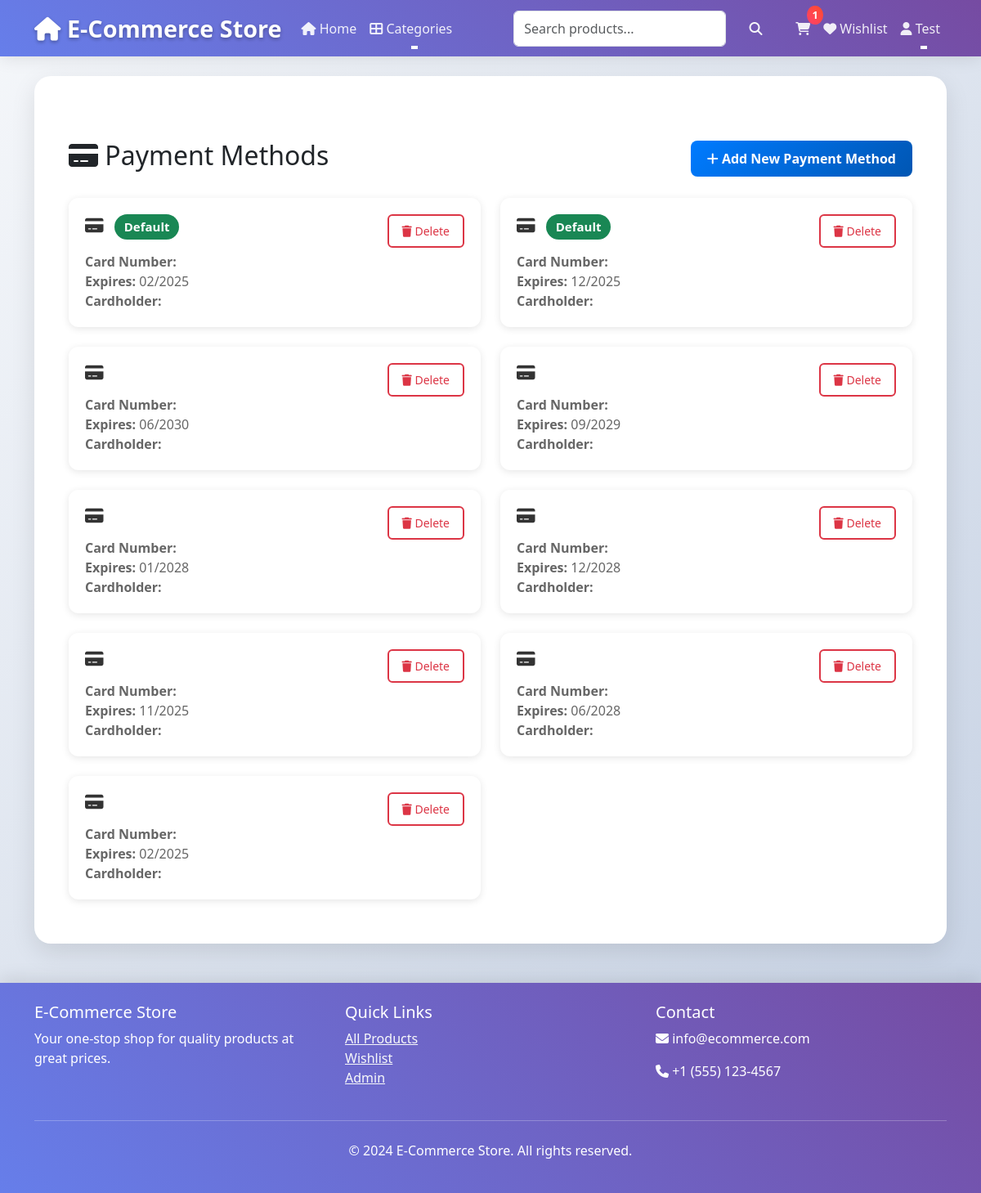
The app's page /payment-methods/ (signed in) with its own data.
### store/models.py (models this page shows, shortened)
class PaymentMethod(models.Model):
    PAYMENT_TYPES = [
        ('credit_card', 'Credit Card'),
        ('debit_card', 'Debit Card'),
        ('paypal', 'PayPal'),
        ('bank_transfer', 'Bank Transfer'),
    ]
    user = models.ForeignKey(User, on_delete=models.CASCADE, related_name='payment_methods')
    payment_type = models.CharField(max_length=20, choices=PAYMENT_TYPES)
    card_last_four = models.CharField(max_length=4, blank=True)
    card_brand = models.CharField(max_length=20, blank=True)
    expiry_month = models.CharField(max_length=2, blank=True)
    expiry_year = models.CharField(max_length=4, blank=True)
    is_default = models.BooleanField(default=False)
    is_active = models.BooleanField(default=True)
    created_at = models.DateTimeField(auto_now_add=True)
    updated_at = models.DateTimeField(auto_now=True)
    class Meta:
        verbose_name = 'Payment Method'
        verbose_name_plural = 'Payment Methods'
        ordering = ['-is_default', '-created_at']

### store/auth_views.py (the view)
# urls.py: path('payment-methods/', auth_views.PaymentMethodListView.as_view(), name='payment_method_list'),
class PaymentMethodListView(LoginRequiredMixin, ListView):
    model = PaymentMethod
    template_name = 'store/auth/payment_method_list.html'
    context_object_name = 'payment_methods'
    login_url = reverse_lazy('store:login')
    def get_queryset(self):
        return PaymentMethod.objects.filter(user=self.request.user, is_active=True)
    def get_context_data(self, **kwargs):
        context = super().get_context_data(**kwargs)
        context['title'] = 'Payment Methods'
        context['subtitle'] = 'Manage your payment information'
        return context

### store/context_processors.py (called while the page is built)
def categories(request):
    return {
        'categories': Category.objects.filter(is_active=True).order_by('name')
    }

### store/models.py (called while the page is built)
    def get_absolute_url(self):
        return reverse('store:category_detail', kwargs={'slug': self.slug})

### templates/store/auth/payment_method_list.html (shortened to what this page needs)
{% extends 'base.html' %}
{% load static %}
{% block content %}
<div class="container mt-5">
    <div class="row">
        <div class="col-md-12">
            <div class="d-flex justify-content-between align-items-center mb-4">
                <h2>
                    <i class="fas fa-credit-card"></i> Payment Methods
                </h2>
                <a href="{% url 'store:payment_method_create' %}" class="btn btn-primary">
                    <i class="fas fa-plus"></i> Add New Payment Method
                </a>
            </div>
            {% if payment_methods %}
                <div class="row">
                    {% for payment_method in payment_methods %}
                        <div class="col-md-6 mb-4">
                            <div class="card payment-method-card">
                                <div class="card-body">
                                    <div class="d-flex justify-content-between align-items-start">
                                        <div class="payment-info">
                                            <h5 class="card-title">
                                                <i class="fas fa-credit-card"></i>
                                                {% if payment_method.is_default %}
                                                    <span class="badge bg-success ms-2">Default</span>
                                                {% endif %}
                                            </h5>
                                            <p class="card-text">
                                                <strong>Card Number:</strong> {{ payment_method.card_number }}<br>
                                                <strong>Expires:</strong> {{ payment_method.expiry_month }}/{{ payment_method.expiry_year }}<br>
                                                <strong>Cardholder:</strong> {{ payment_method.cardholder_name }}
                                            </p>
                                        </div>
                                        <div class="payment-actions">
                                            <a href="{% url 'store:payment_method_delete' payment_method.id %}"
                                               class="btn btn-outline-danger btn-sm"
                                               onclick="return confirm('Are you sure you want to delete this payment method?')">
                                                <i class="fas fa-trash"></i> Delete
                                            </a>
                                        </div>
                                    </div>
                                </div>
                            </div>
                        </div>
                    {% endfor %}
                </div>
            {% endif %}
        </div>
    </div>
</div>
{% endblock %}

### templates/base.html (shortened to what this page needs)
<!DOCTYPE html>
<html lang="en">
<head>
    <link href="https://cdn.jsdelivr.net/npm/bootstrap@5.3.0/dist/css/bootstrap.min.css" rel="stylesheet">
    <link href="https://cdnjs.cloudflare.com/ajax/libs/font-awesome/6.4.0/css/all.min.css" rel="stylesheet">
</head>
<body>
    <nav class="navbar navbar-expand-lg navbar-dark bg-dark">
        <div class="container">
            <a class="navbar-brand" href="{% url 'store:home' %}">
                <i class="fas fa-home"></i> E-Commerce Store
            </a>
            <div class="collapse navbar-collapse" id="navbarNav">
                <ul class="navbar-nav me-auto">
                    <li class="nav-item">
                        <a class="nav-link" href="{% url 'store:product_list' %}">
                            <i class="fas fa-home"></i> Home
                        </a>
                    </li>
                    <li class="nav-item dropdown">
                        <a class="nav-link dropdown-toggle" href="#" role="button" data-bs-toggle="dropdown">
                            <i class="fas fa-th-large"></i> Categories
                        </a>
                    </li>
                </ul>
                <form class="d-flex search-form me-3" method="get" action="{% url 'store:search' %}">
                    <input class="form-control me-2" type="search" name="search" placeholder="Search products..."
                           value="{{ request.GET.search }}" aria-label="Search">
                    <button class="btn btn-outline-light" type="submit">
                        <i class="fas fa-search"></i>
                    </button>
                </form>
                <ul class="navbar-nav">
                    <li class="nav-item">
                        <a class="nav-link" href="{% url 'store:cart_list' %}" id="cart-link">
                            <i class="fas fa-shopping-cart"></i>
                            <span class="cart-count">0</span>
                        </a>
                    </li>
                    {% if user.is_authenticated %}
                        <li class="nav-item">
                            <a class="nav-link" href="{% url 'store:wishlist' %}">
                                <i class="fas fa-heart"></i> Wishlist
                            </a>
                        </li>
                        <li class="nav-item dropdown">
                            <a class="nav-link dropdown-toggle" href="#" role="button" data-bs-toggle="dropdown">
                                <i class="fas fa-user"></i> {{ user.first_name|default:user.username }}
                            </a>
                        </li>
                    {% endif %}
                </ul>
            </div>
        </div>
    </nav>
    <main class="container mt-4">
        <div class="main-content">
            {% block content %}{% endblock %}
        </div>
    </main>
    <footer class="footer mt-5 py-4">
        <div class="container">
            <div class="row">
                <div class="col-md-4">
                    <h5>E-Commerce Store</h5>
                    <p>Your one-stop shop for quality products at great prices.</p>
                </div>
                <div class="col-md-4">
                    <h5>Quick Links</h5>
                    <ul class="list-unstyled">
                        <li><a href="{% url 'store:product_list' %}" class="text-light">All Products</a></li>
                        <li><a href="{% url 'store:wishlist' %}" class="text-light">Wishlist</a></li>
                        <li><a href="{% url 'admin:index' %}" class="text-light">Admin</a></li>
                    </ul>
                </div>
                <div class="col-md-4">
                    <h5>Contact</h5>
                    <p><i class="fas fa-envelope"></i> info@ecommerce.com</p>
                    <p><i class="fas fa-phone"></i> +1 (555) 123-4567</p>
                </div>
            </div>
            <hr class="my-4">
            <div class="text-center">
                <p>&copy; 2024 E-Commerce Store. All rights reserved.</p>
            </div>
        </div>
    </footer>
</body>
</html>

### templates/base.html (style rules this page uses)
:root { --primary-color: #667eea; --secondary-color: #764ba2; --success-color: #56ab2f; --danger-color: #ff416c; --warning-color: #ff9a56; --info-color: #4ecdc4; --light-color: #f8f9fa; --dark-color: #2c3e50; --gradient-primary: linear-gradient(45deg, var(--primary-color), var(--secondary-color)); --gradient-success: linear-gradient(45deg, var(--success-color), #a8e6cf); --gradient-danger: linear-gradient(45deg, var(--danger-color), #ff4b2b); --gradient-warning: linear-gradient(45deg, var(--warning-color), #ffad56); --gradient-info: linear-gradient(45deg, var(--info-color), #6dd5ed); }
body { font-family: 'Segoe UI', Tahoma, Geneva, Verdana, sans-serif; background: linear-gradient(135deg, #f5f7fa 0%, #c3cfe2 100%); min-height: 100vh; }
.navbar { background: var(--gradient-primary) !important; box-shadow: 0 2px 20px rgba(0,0,0,0.1); backdrop-filter: blur(10px); }
.navbar-brand { font-weight: 700; font-size: 1.8rem; color: white !important; text-shadow: 0 2px 4px rgba(0,0,0,0.3); }
.navbar-nav .nav-link { color: rgba(255,255,255,0.9) !important; font-weight: 500; transition: all 0.3s ease; position: relative; }
.navbar-nav .nav-link::after { content: ''; position: absolute; width: 0; height: 2px; bottom: -5px; left: 50%; background: white; transition: all 0.3s ease; transform: translateX(-50%); }
.cart-count { background: var(--gradient-danger); color: white; border-radius: 50%; padding: 2px 6px; font-size: 0.8rem; font-weight: bold; position: absolute; top: -8px; right: -8px; min-width: 20px; text-align: center; }
.main-content { background: white; border-radius: 20px; box-shadow: 0 10px 30px rgba(0,0,0,0.1); margin: 20px 0; padding: 30px; min-height: calc(100vh - 200px); }
.badge { border-radius: 20px; font-weight: 600; padding: 8px 12px; font-size: 0.8rem; }
.btn { border-radius: 25px; font-weight: 600; padding: 10px 20px; transition: all 0.3s ease; border: none; position: relative; overflow: hidden; }
.btn::before { content: ''; position: absolute; top: 0; left: -100%; width: 100%; height: 100%; background: linear-gradient(90deg, transparent, rgba(255,255,255,0.2), transparent); transition: left 0.5s; }
.btn-primary { background: var(--gradient-primary); color: white; }
.footer { background: var(--gradient-primary); color: white; margin-top: 50px; padding: 40px 0; box-shadow: 0 -5px 20px rgba(0,0,0,0.1); }
.search-form { max-width: 500px; }

### templates/store/auth/payment_method_list.html (style rules this page uses)
.payment-method-card { border: 2px solid #e9ecef; border-radius: 12px; transition: all 0.3s ease; background: #fff; }
.payment-info h5 { color: #333; margin-bottom: 15px; }
.payment-info p { color: #666; margin-bottom: 0; }
.badge { font-size: 0.75em; }
.payment-actions { display: flex; gap: 10px; }
.btn-primary { background: linear-gradient(135deg, #007bff, #0056b3); border: none; padding: 10px 20px; font-weight: 600; border-radius: 8px; transition: all 0.3s ease; }
.btn-outline-danger { border: 2px solid #dc3545; color: #dc3545; padding: 8px 16px; font-weight: 500; border-radius: 6px; transition: all 0.3s ease; }
.card { border: none; box-shadow: 0 2px 10px rgba(0, 0, 0, 0.1); }
.card-body { padding: 20px; }

### records on screen
PaymentMethod: is_default "Default", expiry_month "02", expiry_year "2025"
PaymentMethod: is_default "Default", expiry_month "12", expiry_year "2025"
PaymentMethod: expiry_month "06", expiry_year "2030"
PaymentMethod: expiry_month "09", expiry_year "2029"
PaymentMethod: expiry_month "01", expiry_year "2028"
PaymentMethod: expiry_month "12", expiry_year "2028"
PaymentMethod: expiry_month "11", expiry_year "2025"
PaymentMethod: expiry_month "06", expiry_year "2028"
PaymentMethod: expiry_month "02", expiry_year "2025"

### other values on screen
{{ user.first_name|default:user.username }} "Test"
